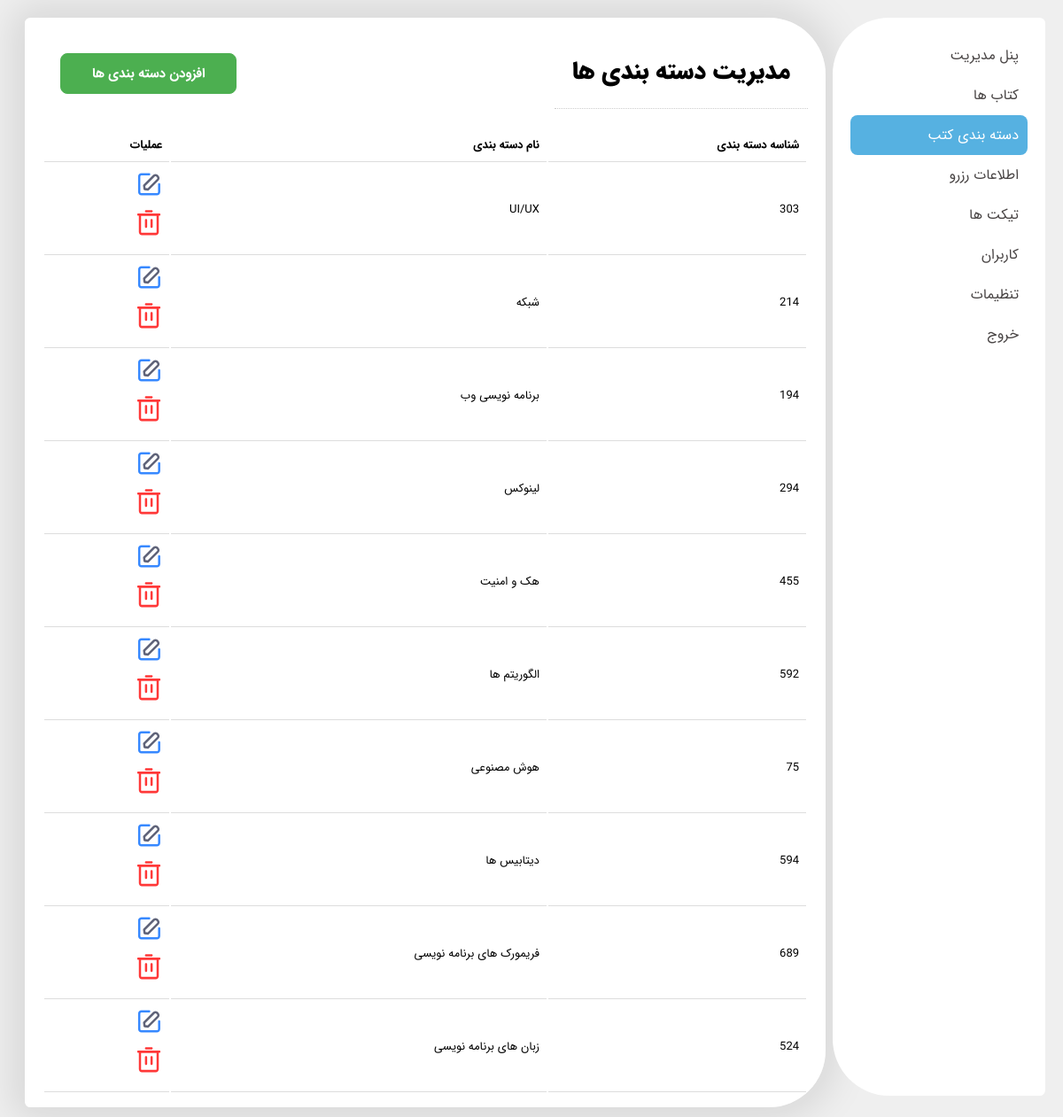
/admin/categories.php (signed in), run on the app's committed database.
### tables this page shows
CREATE TABLE IF NOT EXISTS `categories` (
  `cat_id` int NOT NULL,
  `cat_name` varchar(255) NOT NULL,
  `date` datetime NOT NULL,
  PRIMARY KEY (`cat_id`)
);

### admin/categories.php (called while the page is built, shortened)
<?php
include "inc/header.php" ?>
<?php include "inc/categories.php" ?>
<?php include "inc/footer.php" ?>

### admin/inc/functions.php (called while the page is built, shortened)
<?php
$host = 'localhost';
$user = 'root';
$pass = '';
$db = 'lib';
$conn = mysqli_connect($host, $user, $pass, $db);
function get_categories()
{
    global $conn, $cats;
    $query = "SELECT * FROM `categories` ORDER BY date DESC";
    $result = mysqli_query($conn, $query);
    $cats = mysqli_fetch_all($result, MYSQLI_ASSOC);
}

### admin/inc/categories.php (the view, shortened to what this page needs)
<div class="main">
    <div class="page-title">
        مدیریت دسته بندی ها
    </div>
    <a href="add_category.php">
        <div class="add-book-btn">
            افزودن دسته بندی ها
        </div>
    </a>
    <div class="books-list">
        <table>
            <tr>
                <th>شناسه دسته بندی</th>
                <th>نام دسته بندی</th>
                <th>عملیات</th>
            </tr>
            <?php get_categories();
            foreach ($cats as $cat) { ?>
                <tr>
                    <td><?= $cat['cat_id'] ?></td>
                    <td><?= $cat['cat_name'] ?></td>
                    <td>
                        <form action="edit_category.php" method="POST">
                            <button class="edit_delete_btn" name="edit_cat"><img src="assets/img/edit.svg" alt="ویرایش">
                            </button>
                        </form>
                        <form action="#" method="POST" id="delete_cat_form" onsubmit="return confirm(`از حذف این دسته بندی اطمینان دارید؟`)">
                            <button class="edit_delete_btn" name="delete_cat"><img src="assets/img/delete.svg"
                                                                                   alt="حذف">
                            </button>
                        </form>
                    </td>
                </tr>
            <?php } ?>
        </table>
    </div>
</div>

### admin/assets/css/style.css (style rules this page uses)
:root { --bg-color: rgba(204, 204, 204, 0.31); --white: #fff; --main-blue: #a4d5f8; }
* { font-family: IRANSans, sans-serif; }
body { direction: rtl; background-color: var(--bg-color); }
.main { background-color: var(--white); padding: 20px; margin: 20px 260px 20px 20px; border-radius: 0.4rem 4rem 4rem 0.4rem;; box-shadow: 0 0 43px 13px rgba(0, 0, 0, 0.1); height: 90%; overflow-y: auto; }
.page-title { padding: 20px; margin-bottom: 20px; font-weight: 900; font-size: 27px; border-bottom: 1px dotted #ccc; display: inline-block; }
.add-book-btn { display: inline-block; float: left; padding: 10px 35px; margin: 20px 0 20px 20px; font-weight: 600; font-size: 15px; background-color: #4CAF50; color: #fff; border-radius: 0.5rem; transition: 0.4s; border: 1px solid #4CAF50; }
table { text-align: right; width: 100%; }
td, th { border-bottom: 1px solid #dddddd; padding: 8px; font-size: small; }
.edit_delete_btn { background-color: transparent; border: none; padding: 0; cursor: pointer; }

### data on the page
categories: cat_id "303", cat_name "UI/UX"
categories: cat_id "214", cat_name "شبکه"
categories: cat_id "194", cat_name "برنامه نویسی وب"
categories: cat_id "294", cat_name "لینوکس"
categories: cat_id "455", cat_name "هک و امنیت"
categories: cat_id "592", cat_name "الگوریتم ها"
categories: cat_id "75", cat_name "هوش مصنوعی"
categories: cat_id "594", cat_name "دیتابیس ها"
categories: cat_id "689", cat_name "فریمورک های برنامه نویسی"
categories: cat_id "524", cat_name "زبان های برنامه نویسی"
